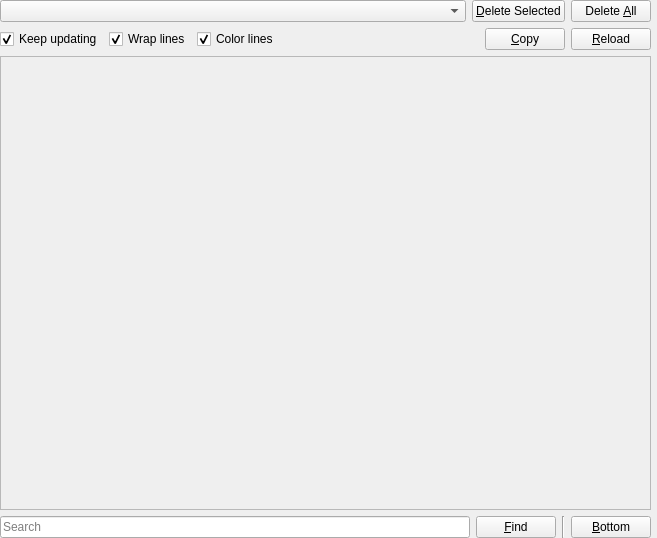
<?xml version='1.0' encoding='utf-8'?>
<ui version="4.0">
 <class>OtherLogsPage</class>
 <widget class="QWidget" name="OtherLogsPage">
  <property name="geometry">
   <rect>
    <x>0</x>
    <y>0</y>
    <width>657</width>
    <height>538</height>
   </rect>
  </property>
  <layout class="QGridLayout" name="gridLayout_2">
   <property name="leftMargin">
    <number>0</number>
   </property>
   <property name="topMargin">
    <number>0</number>
   </property>
   <property name="rightMargin">
    <number>6</number>
   </property>
   <property name="bottomMargin">
    <number>0</number>
   </property>
   <item row="2" column="2">
    <widget class="QPushButton" name="findButton">
     <property name="sizePolicy">
      <sizepolicy hsizetype="Maximum" vsizetype="Fixed">
       <horstretch>0</horstretch>
       <verstretch>0</verstretch>
      </sizepolicy>
     </property>
     <property name="text">
      <string>&amp;Find</string>
     </property>
    </widget>
   </item>
   <item row="2" column="3">
    <widget class="Line" name="line">
     <property name="orientation">
      <enum>Qt::Vertical</enum>
     </property>
    </widget>
   </item>
   <item row="2" column="4">
    <widget class="QPushButton" name="btnBottom">
     <property name="sizePolicy">
      <sizepolicy hsizetype="Maximum" vsizetype="Fixed">
       <horstretch>0</horstretch>
       <verstretch>0</verstretch>
      </sizepolicy>
     </property>
     <property name="toolTip">
      <string>Scroll all the way to bottom</string>
     </property>
     <property name="text">
      <string>&amp;Bottom</string>
     </property>
    </widget>
   </item>
   <item row="1" column="0" colspan="5">
    <widget class="LogView" name="text">
     <property name="enabled">
      <bool>false</bool>
     </property>
     <property name="undoRedoEnabled">
      <bool>false</bool>
     </property>
     <property name="readOnly">
      <bool>true</bool>
     </property>
     <property name="plainText">
      <string notr="true" />
     </property>
     <property name="textInteractionFlags">
      <set>Qt::LinksAccessibleByKeyboard|Qt::LinksAccessibleByMouse|Qt::TextBrowserInteraction|Qt::TextSelectableByKeyboard|Qt::TextSelectableByMouse</set>
     </property>
     <property name="centerOnScroll">
      <bool>false</bool>
     </property>
    </widget>
   </item>
   <item row="0" column="0" colspan="5">
    <layout class="QGridLayout" name="gridLayout">
     <item row="0" column="0" colspan="5">
      <layout class="QHBoxLayout" name="horizontalLayout">
       <item>
        <widget class="QComboBox" name="selectLogBox">
         <property name="sizePolicy">
          <sizepolicy hsizetype="Expanding" vsizetype="Fixed">
           <horstretch>0</horstretch>
           <verstretch>0</verstretch>
          </sizepolicy>
         </property>
        </widget>
       </item>
       <item>
        <widget class="QPushButton" name="btnDelete">
         <property name="toolTip">
          <string>Delete the selected log</string>
         </property>
         <property name="text">
          <string>&amp;Delete Selected</string>
         </property>
        </widget>
       </item>
       <item>
        <widget class="QPushButton" name="btnClean">
         <property name="toolTip">
          <string>Delete all the logs</string>
         </property>
         <property name="text">
          <string>Delete &amp;All</string>
         </property>
        </widget>
       </item>
      </layout>
     </item>
     <item row="1" column="0" colspan="5">
      <layout class="QHBoxLayout" name="horizontalLayout1">
       <item>
        <widget class="QCheckBox" name="trackLogCheckbox">
         <property name="text">
          <string>Keep updating</string>
         </property>
         <property name="checked">
          <bool>true</bool>
         </property>
        </widget>
       </item>
       <item>
        <widget class="QCheckBox" name="wrapCheckbox">
         <property name="text">
          <string>Wrap lines</string>
         </property>
         <property name="checked">
          <bool>true</bool>
         </property>
        </widget>
       </item>
       <item>
        <widget class="QCheckBox" name="colorCheckbox">
         <property name="text">
          <string>Color lines</string>
         </property>
         <property name="checked">
          <bool>true</bool>
         </property>
        </widget>
       </item>
       <item>
        <spacer name="horizontalSpacer">
         <property name="orientation">
          <enum>Qt::Horizontal</enum>
         </property>
         <property name="sizeHint" stdset="0">
          <size>
           <width>40</width>
           <height>20</height>
          </size>
         </property>
        </spacer>
       </item>
       <item>
        <widget class="QPushButton" name="btnCopy">
         <property name="toolTip">
          <string>Copy the whole log into the clipboard</string>
         </property>
         <property name="text">
          <string>&amp;Copy</string>
         </property>
        </widget>
       </item>
       <item>
        <widget class="QPushButton" name="btnReload">
         <property name="toolTip">
          <string>Reload the contents of the log from the disk</string>
         </property>
         <property name="text">
          <string>&amp;Reload</string>
         </property>
        </widget>
       </item>
      </layout>
     </item>
    </layout>
   </item>
   <item row="2" column="0" colspan="2">
    <widget class="QLineEdit" name="searchBar">
     <property name="placeholderText">
      <string>Search</string>
     </property>
    </widget>
   </item>
  </layout>
 </widget>
 <customwidgets>
  <customwidget>
   <class>LogView</class>
   <extends>QPlainTextEdit</extends>
   <header>ui/widgets/LogView.h</header>
  </customwidget>
 </customwidgets>
 <tabstops>
  <tabstop>selectLogBox</tabstop>
  <tabstop>btnReload</tabstop>
  <tabstop>btnCopy</tabstop>
  <tabstop>btnDelete</tabstop>
  <tabstop>btnClean</tabstop>
  <tabstop>wrapCheckbox</tabstop>
  <tabstop>colorCheckbox</tabstop>
  <tabstop>text</tabstop>
  <tabstop>searchBar</tabstop>
  <tabstop>findButton</tabstop>
 </tabstops>
 <resources />
 <connections />
</ui>
